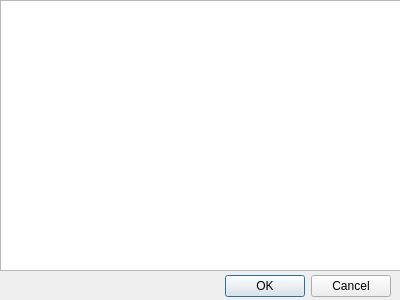
<?xml version="1.0" encoding="UTF-8"?>
<ui version="4.0">
 <class>SelectFullereneDialog</class>
 <widget class="QDialog" name="SelectFullereneDialog">
  <property name="geometry">
   <rect>
    <x>0</x>
    <y>0</y>
    <width>400</width>
    <height>300</height>
   </rect>
  </property>
  <property name="windowTitle">
   <string>フラーレン選択画面</string>
  </property>
  <widget class="QDialogButtonBox" name="buttonBox">
   <property name="geometry">
    <rect>
     <x>50</x>
     <y>270</y>
     <width>341</width>
     <height>32</height>
    </rect>
   </property>
   <property name="orientation">
    <enum>Qt::Horizontal</enum>
   </property>
   <property name="standardButtons">
    <set>QDialogButtonBox::Cancel|QDialogButtonBox::Ok</set>
   </property>
  </widget>
  <widget class="QTreeView" name="treeView">
   <property name="geometry">
    <rect>
     <x>0</x>
     <y>0</y>
     <width>401</width>
     <height>271</height>
    </rect>
   </property>
   <property name="headerHidden">
    <bool>true</bool>
   </property>
  </widget>
 </widget>
 <resources/>
 <connections>
  <connection>
   <sender>buttonBox</sender>
   <signal>accepted()</signal>
   <receiver>SelectFullereneDialog</receiver>
   <slot>accept()</slot>
   <hints>
    <hint type="sourcelabel">
     <x>248</x>
     <y>254</y>
    </hint>
    <hint type="destinationlabel">
     <x>157</x>
     <y>274</y>
    </hint>
   </hints>
  </connection>
  <connection>
   <sender>buttonBox</sender>
   <signal>rejected()</signal>
   <receiver>SelectFullereneDialog</receiver>
   <slot>reject()</slot>
   <hints>
    <hint type="sourcelabel">
     <x>316</x>
     <y>260</y>
    </hint>
    <hint type="destinationlabel">
     <x>286</x>
     <y>274</y>
    </hint>
   </hints>
  </connection>
 </connections>
</ui>
